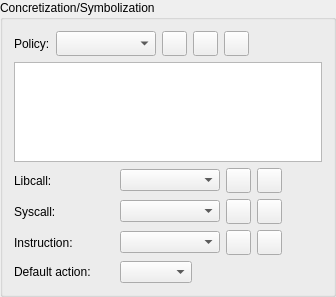
               <widget class="QGroupBox" name="cocnsymb_group">
                <property name="title">
                 <string>Concretization/Symbolization</string>
                </property>
                <layout class="QVBoxLayout" name="verticalLayout_6">
                 <item>
                  <layout class="QHBoxLayout" name="policy_layout">
                   <item>
                    <widget class="QLabel" name="policy_label">
                     <property name="sizePolicy">
                      <sizepolicy hsizetype="Fixed" vsizetype="Preferred">
                       <horstretch>0</horstretch>
                       <verstretch>0</verstretch>
                      </sizepolicy>
                     </property>
                     <property name="text">
                      <string>Policy:</string>
                     </property>
                    </widget>
                   </item>
                   <item>
                    <widget class="QComboBox" name="policy_selector">
                     <property name="minimumSize">
                      <size>
                       <width>100</width>
                       <height>0</height>
                      </size>
                     </property>
                     <property name="maximumSize">
                      <size>
                       <width>16777215</width>
                       <height>25</height>
                      </size>
                     </property>
                    </widget>
                   </item>
                   <item>
                    <widget class="QPushButton" name="add_policy_item_button">
                     <property name="minimumSize">
                      <size>
                       <width>25</width>
                       <height>25</height>
                      </size>
                     </property>
                     <property name="maximumSize">
                      <size>
                       <width>25</width>
                       <height>25</height>
                      </size>
                     </property>
                     <property name="text">
                      <string/>
                     </property>
                     <property name="icon">
                      <iconset resource="resources.qrc">
                       <normaloff>:/icons/icons/open-iconic-master/png/3x/plus-3x.png</normaloff>:/icons/icons/open-iconic-master/png/3x/plus-3x.png</iconset>
                     </property>
                     <property name="iconSize">
                      <size>
                       <width>12</width>
                       <height>12</height>
                      </size>
                     </property>
                    </widget>
                   </item>
                   <item>
                    <widget class="QPushButton" name="remove_policy_item_button">
                     <property name="minimumSize">
                      <size>
                       <width>25</width>
                       <height>25</height>
                      </size>
                     </property>
                     <property name="maximumSize">
                      <size>
                       <width>25</width>
                       <height>25</height>
                      </size>
                     </property>
                     <property name="text">
                      <string/>
                     </property>
                     <property name="icon">
                      <iconset resource="resources.qrc">
                       <normaloff>:/icons/icons/open-iconic-master/png/3x/minus-3x.png</normaloff>:/icons/icons/open-iconic-master/png/3x/minus-3x.png</iconset>
                     </property>
                     <property name="iconSize">
                      <size>
                       <width>12</width>
                       <height>12</height>
                      </size>
                     </property>
                    </widget>
                   </item>
                   <item>
                    <widget class="QPushButton" name="help_policy_button">
                     <property name="minimumSize">
                      <size>
                       <width>25</width>
                       <height>25</height>
                      </size>
                     </property>
                     <property name="maximumSize">
                      <size>
                       <width>25</width>
                       <height>25</height>
                      </size>
                     </property>
                     <property name="text">
                      <string/>
                     </property>
                     <property name="icon">
                      <iconset resource="resources.qrc">
                       <normaloff>:/icons/icons/open-iconic-master/png/3x/question-mark-3x.png</normaloff>:/icons/icons/open-iconic-master/png/3x/question-mark-3x.png</iconset>
                     </property>
                     <property name="iconSize">
                      <size>
                       <width>12</width>
                       <height>12</height>
                      </size>
                     </property>
                    </widget>
                   </item>
                   <item>
                    <spacer name="horizontalSpacer_14">
                     <property name="orientation">
                      <enum>Qt::Horizontal</enum>
                     </property>
                     <property name="sizeHint" stdset="0">
                      <size>
                       <width>40</width>
                       <height>20</height>
                      </size>
                     </property>
                    </spacer>
                   </item>
                  </layout>
                 </item>
                 <item>
                  <widget class="QTableWidget" name="policy_table">
                   <property name="sizePolicy">
                    <sizepolicy hsizetype="Expanding" vsizetype="Minimum">
                     <horstretch>0</horstretch>
                     <verstretch>0</verstretch>
                    </sizepolicy>
                   </property>
                   <property name="minimumSize">
                    <size>
                     <width>0</width>
                     <height>0</height>
                    </size>
                   </property>
                   <property name="maximumSize">
                    <size>
                     <width>16777215</width>
                     <height>100</height>
                    </size>
                   </property>
                   <property name="baseSize">
                    <size>
                     <width>0</width>
                     <height>0</height>
                    </size>
                   </property>
                  </widget>
                 </item>
                 <item>
                  <layout class="QHBoxLayout" name="horizontalLayout_13">
                   <item>
                    <widget class="QLabel" name="libcall_label">
                     <property name="minimumSize">
                      <size>
                       <width>100</width>
                       <height>0</height>
                      </size>
                     </property>
                     <property name="toolTip">
                      <string>Create stubs for certain libraries</string>
                     </property>
                     <property name="text">
                      <string>Libcall:</string>
                     </property>
                    </widget>
                   </item>
                   <item>
                    <widget class="QComboBox" name="libcall_selector">
                     <property name="minimumSize">
                      <size>
                       <width>100</width>
                       <height>0</height>
                      </size>
                     </property>
                    </widget>
                   </item>
                   <item>
                    <widget class="QPushButton" name="add_libcall_button">
                     <property name="minimumSize">
                      <size>
                       <width>25</width>
                       <height>25</height>
                      </size>
                     </property>
                     <property name="maximumSize">
                      <size>
                       <width>25</width>
                       <height>25</height>
                      </size>
                     </property>
                     <property name="text">
                      <string/>
                     </property>
                     <property name="icon">
                      <iconset resource="resources.qrc">
                       <normaloff>:/icons/icons/open-iconic-master/png/3x/plus-3x.png</normaloff>:/icons/icons/open-iconic-master/png/3x/plus-3x.png</iconset>
                     </property>
                     <property name="iconSize">
                      <size>
                       <width>12</width>
                       <height>12</height>
                      </size>
                     </property>
                    </widget>
                   </item>
                   <item>
                    <widget class="QPushButton" name="remove_libcall_button">
                     <property name="minimumSize">
                      <size>
                       <width>25</width>
                       <height>25</height>
                      </size>
                     </property>
                     <property name="maximumSize">
                      <size>
                       <width>25</width>
                       <height>25</height>
                      </size>
                     </property>
                     <property name="text">
                      <string/>
                     </property>
                     <property name="icon">
                      <iconset resource="resources.qrc">
                       <normaloff>:/icons/icons/open-iconic-master/png/3x/minus-3x.png</normaloff>:/icons/icons/open-iconic-master/png/3x/minus-3x.png</iconset>
                     </property>
                     <property name="iconSize">
                      <size>
                       <width>12</width>
                       <height>12</height>
                      </size>
                     </property>
                    </widget>
                   </item>
                   <item>
                    <spacer name="horizontalSpacer_10">
                     <property name="orientation">
                      <enum>Qt::Horizontal</enum>
                     </property>
                     <property name="sizeHint" stdset="0">
                      <size>
                       <width>40</width>
                       <height>20</height>
                      </size>
                     </property>
                    </spacer>
                   </item>
                  </layout>
                 </item>
                 <item>
                  <layout class="QHBoxLayout" name="horizontalLayout_14">
                   <item>
                    <widget class="QLabel" name="syscall_label">
                     <property name="minimumSize">
                      <size>
                       <width>100</width>
                       <height>0</height>
                      </size>
                     </property>
                     <property name="toolTip">
                      <string>Create stubs for certain syscalls</string>
                     </property>
                     <property name="text">
                      <string>Syscall:</string>
                     </property>
                    </widget>
                   </item>
                   <item>
                    <widget class="QComboBox" name="syscall_selector">
                     <property name="minimumSize">
                      <size>
                       <width>100</width>
                       <height>0</height>
                      </size>
                     </property>
                    </widget>
                   </item>
                   <item>
                    <widget class="QPushButton" name="add_syscall_button">
                     <property name="minimumSize">
                      <size>
                       <width>25</width>
                       <height>25</height>
                      </size>
                     </property>
                     <property name="maximumSize">
                      <size>
                       <width>25</width>
                       <height>25</height>
                      </size>
                     </property>
                     <property name="text">
                      <string/>
                     </property>
                     <property name="icon">
                      <iconset resource="resources.qrc">
                       <normaloff>:/icons/icons/open-iconic-master/png/3x/plus-3x.png</normaloff>:/icons/icons/open-iconic-master/png/3x/plus-3x.png</iconset>
                     </property>
                     <property name="iconSize">
                      <size>
                       <width>12</width>
                       <height>12</height>
                      </size>
                     </property>
                    </widget>
                   </item>
                   <item>
                    <widget class="QPushButton" name="remove_syscall_button">
                     <property name="minimumSize">
                      <size>
                       <width>25</width>
                       <height>25</height>
                      </size>
                     </property>
                     <property name="maximumSize">
                      <size>
                       <width>25</width>
                       <height>25</height>
                      </size>
                     </property>
                     <property name="text">
                      <string/>
                     </property>
                     <property name="icon">
                      <iconset resource="resources.qrc">
                       <normaloff>:/icons/icons/open-iconic-master/png/3x/minus-3x.png</normaloff>:/icons/icons/open-iconic-master/png/3x/minus-3x.png</iconset>
                     </property>
                     <property name="iconSize">
                      <size>
                       <width>12</width>
                       <height>12</height>
                      </size>
                     </property>
                    </widget>
                   </item>
                   <item>
                    <spacer name="horizontalSpacer_11">
                     <property name="orientation">
                      <enum>Qt::Horizontal</enum>
                     </property>
                     <property name="sizeHint" stdset="0">
                      <size>
                       <width>40</width>
                       <height>20</height>
                      </size>
                     </property>
                    </spacer>
                   </item>
                  </layout>
                 </item>
                 <item>
                  <layout class="QHBoxLayout" name="horizontalLayout_16">
                   <item>
                    <widget class="QLabel" name="instruction_label">
                     <property name="minimumSize">
                      <size>
                       <width>100</width>
                       <height>0</height>
                      </size>
                     </property>
                     <property name="toolTip">
                      <string>Create stubs for certain instructions (not decoded)</string>
                     </property>
                     <property name="text">
                      <string>Instruction:</string>
                     </property>
                    </widget>
                   </item>
                   <item>
                    <widget class="QComboBox" name="instruction_selector">
                     <property name="minimumSize">
                      <size>
                       <width>100</width>
                       <height>0</height>
                      </size>
                     </property>
                    </widget>
                   </item>
                   <item>
                    <widget class="QPushButton" name="add_instruction_button">
                     <property name="minimumSize">
                      <size>
                       <width>25</width>
                       <height>25</height>
                      </size>
                     </property>
                     <property name="maximumSize">
                      <size>
                       <width>25</width>
                       <height>25</height>
                      </size>
                     </property>
                     <property name="text">
                      <string/>
                     </property>
                     <property name="icon">
                      <iconset resource="resources.qrc">
                       <normaloff>:/icons/icons/open-iconic-master/png/3x/plus-3x.png</normaloff>:/icons/icons/open-iconic-master/png/3x/plus-3x.png</iconset>
                     </property>
                     <property name="iconSize">
                      <size>
                       <width>12</width>
                       <height>12</height>
                      </size>
                     </property>
                    </widget>
                   </item>
                   <item>
                    <widget class="QPushButton" name="remove_instruction_button">
                     <property name="minimumSize">
                      <size>
                       <width>25</width>
                       <height>25</height>
                      </size>
                     </property>
                     <property name="maximumSize">
                      <size>
                       <width>25</width>
                       <height>25</height>
                      </size>
                     </property>
                     <property name="text">
                      <string/>
                     </property>
                     <property name="icon">
                      <iconset resource="resources.qrc">
                       <normaloff>:/icons/icons/open-iconic-master/png/3x/minus-3x.png</normaloff>:/icons/icons/open-iconic-master/png/3x/minus-3x.png</iconset>
                     </property>
                     <property name="iconSize">
                      <size>
                       <width>12</width>
                       <height>12</height>
                      </size>
                     </property>
                    </widget>
                   </item>
                   <item>
                    <spacer name="horizontalSpacer_13">
                     <property name="orientation">
                      <enum>Qt::Horizontal</enum>
                     </property>
                     <property name="sizeHint" stdset="0">
                      <size>
                       <width>40</width>
                       <height>20</height>
                      </size>
                     </property>
                    </spacer>
                   </item>
                  </layout>
                 </item>
                 <item>
                  <layout class="QHBoxLayout" name="horizontalLayout_15">
                   <item>
                    <widget class="QLabel" name="default_action_label">
                     <property name="minimumSize">
                      <size>
                       <width>100</width>
                       <height>0</height>
                      </size>
                     </property>
                     <property name="toolTip">
                      <string>Default action to perform on instruction which semantic cannot be translated</string>
                     </property>
                     <property name="text">
                      <string>Default action:</string>
                     </property>
                    </widget>
                   </item>
                   <item>
                    <widget class="QComboBox" name="default_action_selector"/>
                   </item>
                   <item>
                    <spacer name="horizontalSpacer_12">
                     <property name="orientation">
                      <enum>Qt::Horizontal</enum>
                     </property>
                     <property name="sizeHint" stdset="0">
                      <size>
                       <width>40</width>
                       <height>20</height>
                      </size>
                     </property>
                    </spacer>
                   </item>
                  </layout>
                 </item>
                </layout>
               </widget>
